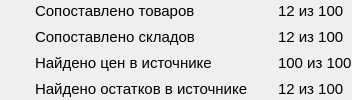
             <widget class="QWidget" name="widget_19" native="true">
              <property name="sizePolicy">
               <sizepolicy hsizetype="Maximum" vsizetype="Maximum">
                <horstretch>0</horstretch>
                <verstretch>0</verstretch>
               </sizepolicy>
              </property>
              <layout class="QGridLayout" name="gridLayout_6">
               <property name="leftMargin">
                <number>16</number>
               </property>
               <property name="topMargin">
                <number>0</number>
               </property>
               <property name="rightMargin">
                <number>0</number>
               </property>
               <property name="bottomMargin">
                <number>0</number>
               </property>
               <property name="horizontalSpacing">
                <number>10</number>
               </property>
               <item row="0" column="0">
                <widget class="QLabel" name="found_items_img">
                 <property name="enabled">
                  <bool>true</bool>
                 </property>
                 <property name="sizePolicy">
                  <sizepolicy hsizetype="Maximum" vsizetype="Maximum">
                   <horstretch>0</horstretch>
                   <verstretch>0</verstretch>
                  </sizepolicy>
                 </property>
                 <property name="maximumSize">
                  <size>
                   <width>20</width>
                   <height>20</height>
                  </size>
                 </property>
                 <property name="sizeIncrement">
                  <size>
                   <width>0</width>
                   <height>0</height>
                  </size>
                 </property>
                 <property name="font">
                  <font>
                   <pointsize>11</pointsize>
                  </font>
                 </property>
                 <property name="text">
                  <string/>
                 </property>
                 <property name="pixmap">
                  <pixmap resource="../../../assets.qrc">:/assets/warning.png</pixmap>
                 </property>
                 <property name="scaledContents">
                  <bool>true</bool>
                 </property>
                </widget>
               </item>
               <item row="0" column="4">
                <widget class="QLabel" name="found_items_value">
                 <property name="sizePolicy">
                  <sizepolicy hsizetype="Maximum" vsizetype="Maximum">
                   <horstretch>0</horstretch>
                   <verstretch>0</verstretch>
                  </sizepolicy>
                 </property>
                 <property name="font">
                  <font>
                   <pointsize>11</pointsize>
                  </font>
                 </property>
                 <property name="text">
                  <string>12 из 100</string>
                 </property>
                </widget>
               </item>
               <item row="1" column="0">
                <widget class="QLabel" name="found_points_img">
                 <property name="enabled">
                  <bool>true</bool>
                 </property>
                 <property name="sizePolicy">
                  <sizepolicy hsizetype="Maximum" vsizetype="Maximum">
                   <horstretch>0</horstretch>
                   <verstretch>0</verstretch>
                  </sizepolicy>
                 </property>
                 <property name="maximumSize">
                  <size>
                   <width>20</width>
                   <height>20</height>
                  </size>
                 </property>
                 <property name="sizeIncrement">
                  <size>
                   <width>0</width>
                   <height>0</height>
                  </size>
                 </property>
                 <property name="font">
                  <font>
                   <pointsize>11</pointsize>
                  </font>
                 </property>
                 <property name="text">
                  <string/>
                 </property>
                 <property name="pixmap">
                  <pixmap resource="../../../assets.qrc">:/assets/warning.png</pixmap>
                 </property>
                 <property name="scaledContents">
                  <bool>true</bool>
                 </property>
                </widget>
               </item>
               <item row="2" column="0">
                <widget class="QLabel" name="found_price_img">
                 <property name="enabled">
                  <bool>true</bool>
                 </property>
                 <property name="sizePolicy">
                  <sizepolicy hsizetype="Maximum" vsizetype="Maximum">
                   <horstretch>0</horstretch>
                   <verstretch>0</verstretch>
                  </sizepolicy>
                 </property>
                 <property name="maximumSize">
                  <size>
                   <width>20</width>
                   <height>20</height>
                  </size>
                 </property>
                 <property name="sizeIncrement">
                  <size>
                   <width>0</width>
                   <height>0</height>
                  </size>
                 </property>
                 <property name="font">
                  <font>
                   <pointsize>11</pointsize>
                  </font>
                 </property>
                 <property name="text">
                  <string/>
                 </property>
                 <property name="pixmap">
                  <pixmap resource="../../../assets.qrc">:/assets/check_black.png</pixmap>
                 </property>
                 <property name="scaledContents">
                  <bool>true</bool>
                 </property>
                </widget>
               </item>
               <item row="0" column="1" colspan="3">
                <widget class="QLabel" name="found_items_text">
                 <property name="sizePolicy">
                  <sizepolicy hsizetype="Maximum" vsizetype="Maximum">
                   <horstretch>0</horstretch>
                   <verstretch>0</verstretch>
                  </sizepolicy>
                 </property>
                 <property name="minimumSize">
                  <size>
                   <width>0</width>
                   <height>0</height>
                  </size>
                 </property>
                 <property name="font">
                  <font>
                   <pointsize>11</pointsize>
                  </font>
                 </property>
                 <property name="text">
                  <string>Сопоставлено товаров</string>
                 </property>
                </widget>
               </item>
               <item row="1" column="1" colspan="3">
                <widget class="QLabel" name="found_points_text">
                 <property name="sizePolicy">
                  <sizepolicy hsizetype="Maximum" vsizetype="Maximum">
                   <horstretch>0</horstretch>
                   <verstretch>0</verstretch>
                  </sizepolicy>
                 </property>
                 <property name="minimumSize">
                  <size>
                   <width>0</width>
                   <height>0</height>
                  </size>
                 </property>
                 <property name="font">
                  <font>
                   <pointsize>11</pointsize>
                  </font>
                 </property>
                 <property name="text">
                  <string>Сопоставлено складов</string>
                 </property>
                </widget>
               </item>
               <item row="2" column="1">
                <widget class="QLabel" name="found_price_text">
                 <property name="sizePolicy">
                  <sizepolicy hsizetype="Maximum" vsizetype="Maximum">
                   <horstretch>0</horstretch>
                   <verstretch>0</verstretch>
                  </sizepolicy>
                 </property>
                 <property name="minimumSize">
                  <size>
                   <width>0</width>
                   <height>0</height>
                  </size>
                 </property>
                 <property name="font">
                  <font>
                   <pointsize>11</pointsize>
                  </font>
                 </property>
                 <property name="text">
                  <string>Найдено цен в источнике</string>
                 </property>
                </widget>
               </item>
               <item row="1" column="4">
                <widget class="QLabel" name="found_points_value">
                 <property name="sizePolicy">
                  <sizepolicy hsizetype="Maximum" vsizetype="Maximum">
                   <horstretch>0</horstretch>
                   <verstretch>0</verstretch>
                  </sizepolicy>
                 </property>
                 <property name="font">
                  <font>
                   <pointsize>11</pointsize>
                  </font>
                 </property>
                 <property name="text">
                  <string>12 из 100</string>
                 </property>
                </widget>
               </item>
               <item row="2" column="4">
                <widget class="QLabel" name="found_price_value">
                 <property name="sizePolicy">
                  <sizepolicy hsizetype="Maximum" vsizetype="Maximum">
                   <horstretch>0</horstretch>
                   <verstretch>0</verstretch>
                  </sizepolicy>
                 </property>
                 <property name="font">
                  <font>
                   <pointsize>11</pointsize>
                  </font>
                 </property>
                 <property name="text">
                  <string>100 из 100</string>
                 </property>
                </widget>
               </item>
               <item row="3" column="4">
                <widget class="QLabel" name="found_count_value">
                 <property name="sizePolicy">
                  <sizepolicy hsizetype="Maximum" vsizetype="Maximum">
                   <horstretch>0</horstretch>
                   <verstretch>0</verstretch>
                  </sizepolicy>
                 </property>
                 <property name="font">
                  <font>
                   <pointsize>11</pointsize>
                  </font>
                 </property>
                 <property name="text">
                  <string>12 из 100</string>
                 </property>
                </widget>
               </item>
               <item row="3" column="1">
                <widget class="QLabel" name="found_count_text">
                 <property name="sizePolicy">
                  <sizepolicy hsizetype="Maximum" vsizetype="Maximum">
                   <horstretch>0</horstretch>
                   <verstretch>0</verstretch>
                  </sizepolicy>
                 </property>
                 <property name="minimumSize">
                  <size>
                   <width>0</width>
                   <height>0</height>
                  </size>
                 </property>
                 <property name="font">
                  <font>
                   <pointsize>11</pointsize>
                  </font>
                 </property>
                 <property name="text">
                  <string>Найдено остатков в источнике</string>
                 </property>
                </widget>
               </item>
               <item row="3" column="0">
                <widget class="QLabel" name="found_count_img">
                 <property name="enabled">
                  <bool>true</bool>
                 </property>
                 <property name="sizePolicy">
                  <sizepolicy hsizetype="Maximum" vsizetype="Maximum">
                   <horstretch>0</horstretch>
                   <verstretch>0</verstretch>
                  </sizepolicy>
                 </property>
                 <property name="maximumSize">
                  <size>
                   <width>20</width>
                   <height>20</height>
                  </size>
                 </property>
                 <property name="sizeIncrement">
                  <size>
                   <width>0</width>
                   <height>0</height>
                  </size>
                 </property>
                 <property name="font">
                  <font>
                   <pointsize>11</pointsize>
                  </font>
                 </property>
                 <property name="text">
                  <string/>
                 </property>
                 <property name="pixmap">
                  <pixmap resource="../../../assets.qrc">:/assets/warning.png</pixmap>
                 </property>
                 <property name="scaledContents">
                  <bool>true</bool>
                 </property>
                </widget>
               </item>
              </layout>
             </widget>
